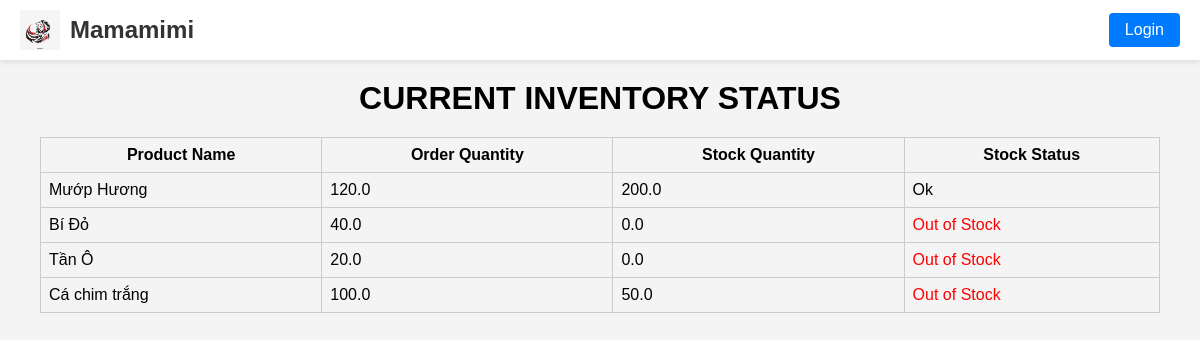
The page / on the database its author committed.
### inventory/models.py (models this page shows, shortened)
class Product(models.Model):
    CATEGORY_STATUS = [('vegetable', 'vegetable'),
                       ('meat', 'meat'), ('set', 'set')]
    LOCATION_DEFAULT = [('Nha Nguyen', 'Nha Nguyen'), ('Nha Hang', 'Nha Hang')]
    UNIT_DEFAULT = [('g', 'g'), ('con', 'con'), ('ml', 'ml')]
    name = models.CharField(max_length=255)
    sku = models.CharField(max_length=100, unique=True)
    category = models.CharField(
        max_length=50, choices=CATEGORY_STATUS, default='vegetable')
    mass = models.FloatField(default=0)
    unit = models.CharField(max_length=50, choices=UNIT_DEFAULT, default='g')
    quantity = models.FloatField(default=0)
    note = models.TextField(blank=True)
    location = models.CharField(
        max_length=255, choices=LOCATION_DEFAULT, default='Nha Nguyen')
    set_products = models.ManyToManyField('self', blank=True)
    created_at = models.DateTimeField(auto_now_add=True)
    updated_at = models.DateTimeField(auto_now=True)

### home/views.py (the view)
# urls.py: path('', views.home, name='home'),
def home(request):
    orders = Order.objects.filter(
        status='Pending', delivery_date__year=year, delivery_date__month=month, delivery_date__day=day).all()
    for order in orders:
        order.order_items = get_order_items(order)
    product_items = {}
    for order in orders:
        for item in order.order_items:
            if item.raw_name in product_items:
                product_items[item.raw_name]['quantity'] += item.product.mass * item.quantity
            else:
                product_items[item.raw_name] = {
                    'quantity': item.product.mass * item.quantity,
                    'stock_quantity': item.stock_quantity}
            product_items[item.raw_name]['stock_status'] = 'Ok' if product_items[item.raw_name][
                'quantity'] <= product_items[item.raw_name]['stock_quantity'] else 'Out  of Stock'
    return render(request, 'index.html', {'product_items': product_items})

### order/views.py (called while the page is built)
def get_order_items(order):
    order_items = order.items.all()
    for item in order_items:
        item.stock_status = 'Out of Stock'
        set_products = item.product.set_products.all()
        for set_product in set_products:
            if item.quantity * item.product.mass <= set_product.quantity:
                item.stock_status = 'Ok'
            item.stock_quantity = set_product.quantity
            item.raw_name = set_product.name
    return order_items

### home/templates/index.html
{% extends 'home/base.html' %} {% block content %}
<div class="container">
  <h1 style="text-align: center; text-transform: uppercase">Current inventory status</h1>
  {% if product_items %}
  <table style="width: 100%">
    <tr>
      <th>Product Name</th>
      <th>Order Quantity</th>
      <th>Stock Quantity</th>
      <th>Stock Status</th>
    </tr>
    {% for key, item in product_items.items %}
    <tr>
      <td>{{ key }}</td>
      <td>{{ item.quantity }}</td>
      <td>{{ item.stock_quantity }}</td>
      <td style="color: {% if item.stock_status != 'Ok' %}red{% endif %}">{{ item.stock_status }}</td>
    </tr>
    {% endfor %}
  </table>
  {% else %}
  <p>No products found.</p>
  {% endif %}
</div>
{% endblock %}

### static/css/styles.css (style rules this page uses)
* { margin: 0; padding: 0; box-sizing: border-box; }
body { font-family: Arial, sans-serif; background-color: #f4f4f4; }
.container { max-width: 1200px; margin: 0 auto; padding: 0 20px; }
h1 { margin-bottom: 20px; }

### rows shown on the page
Product: product_items "Mướp Hương", stock_quantity "200.0"
Product: product_items "Bí Đỏ", stock_quantity "0.0"
Product: product_items "Tần Ô", stock_quantity "0.0"
Product: product_items "Cá chim trắng", stock_quantity "50.0"

### other values the page prints
{{ item.quantity }} "120.0" "40.0" "20.0" "100.0"
{{ item.stock_status }} "Ok" "Out of Stock" "Out of Stock" "Out of Stock"
